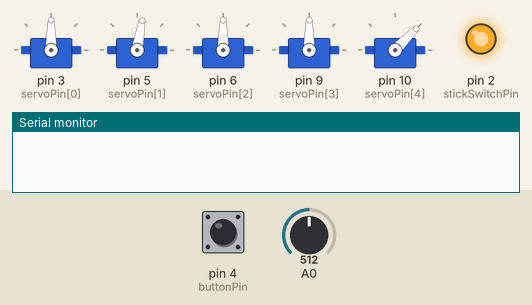
This sketch was run on a simulated Arduino Uno, built with avr-gcc and run on an emulated ATmega328P. Shown: 5 × servo, output pins drawn as LEDs (lit = HIGH), the last lines printed to the serial monitor. The test bench sets the inputs (shaded band); at power-on: A0 = 512, pin 4 (buttonPin) LOW.

Above: at 1.2 s.
1.3 s: A0 set to 785
2.8 s: A0 set to 811
At 3.7 s:
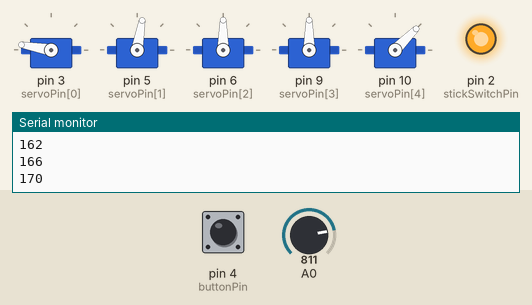
4.7 s: pin 4 (buttonPin) pulled HIGH for 0.15 s
At 7.4 s:
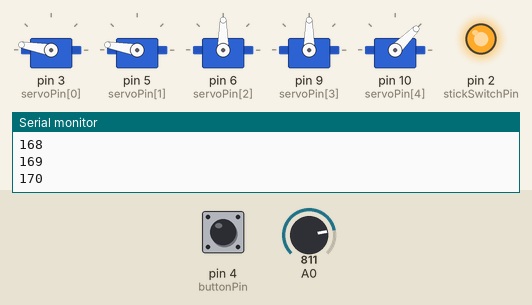
7.8 s: A0 set to 211
9.3 s: A0 set to 183
At 9.78 s:
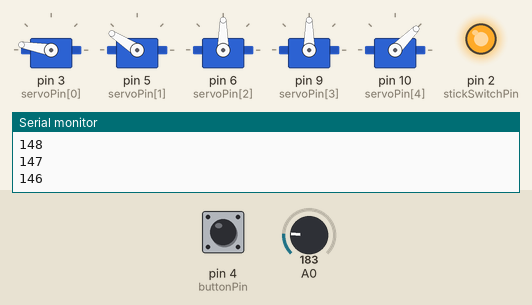
12.3 s: pin 4 (buttonPin) pulled HIGH for 3.2 s
At 16.7 s:
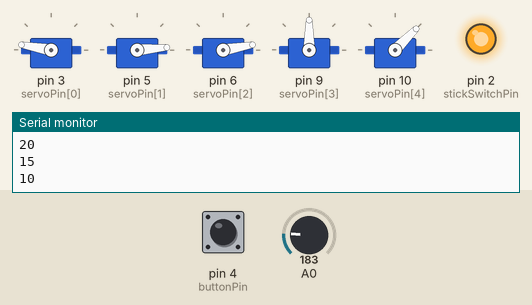
Timing chart, 0 to 18.0 s (numbered marks = the images above; inputs shaded):
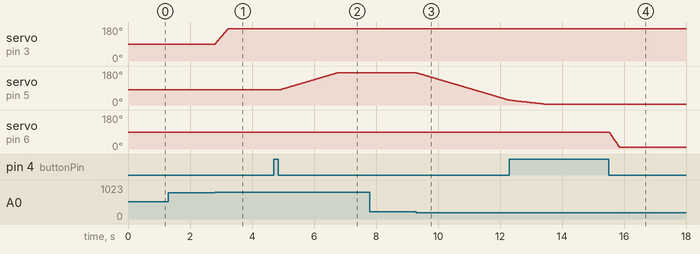

The sketch:

Arm_Code_v1.11.ino
```cpp
#include <Servo.h>
#include <Stick.h>
#include <Button.h>


//pinout
const int servoPin[5] = {3, 5, 6, 9, 10};
const int buttonPin = 4;
const int stickSwitchPin = 2;
const int stickAnalogPin = 0;

//parts of the robot and joystick
Servo servoArray[5]; //each servo in the robotic arm
int servoValue[5] = {90, 80, 90, 90, 45}; //values for each servo to hold
Stick controlStick(stickSwitchPin , stickAnalogPin); //stick used to control the servos of the robotic arm
Button toggle(buttonPin); //button to cycle through different servos

//variable that determines which servo will be controlled by each stick
int servoIndex = 0;

//value by which the servos increment
const int servoAdder[5] = {4, 1, 5, 5, 4};

//variables that mark where the servo has to stop
//some are different because the periods of rotation are slightly different
int lowerLimit[5] = {10, 5, 10, 10, 25};
int upperLimit[5] = {170, 170, 170, 170, 100};


void setup()
{
  Serial.begin(9600);

  //pinout: the sequel
  for(int index = 0; index < 5; index++)
  {
    servoArray[index].attach(servoPin[index]);
  }
}

void loop()
{
  //start each loop by making sure each servo angle is up to date
  for(int index = 0; index < 5; index++)
  {
    servoArray[index].write(servoValue[index]);
  }

  //check to see if the button is pressed.
  //if so, increment which servo is attached to the stick
  if(toggle.isDepressed())
  {
    servoIndex++;

    //keep it between 0 and 5
    if(servoIndex == 5)
      servoIndex = 0;

    Serial.println(servoIndex);
  }

  //push servo forward until limit
  if(controlStick.isUp() && servoValue[servoIndex] < upperLimit[servoIndex])
  {
    servoValue[servoIndex] += servoAdder[servoIndex];
    Serial.println(servoValue[servoIndex]);
    delay(20);
  }
  //push servo backward until limit
  if(controlStick.isDown() && servoValue[servoIndex] > lowerLimit[servoIndex])
  {
    servoValue[servoIndex] -= servoAdder[servoIndex];
    Serial.println(servoValue[servoIndex]);
    delay(20);
  }

}
```

Button.cpp
```cpp
/*
 * Button Class
 *
 * Makes it easy and intuitive to use
 * buttons on a controller
 */

#include "Arduino.h"
#include "Button.h"


//constructor
//configure pinNo to digital input
Button::Button(int p)
{
	pinNo = p;
	pinMode(pinNo , INPUT);
}


//check to see if the button is pressed once
//if it is, return true
//if not, return false
bool Button::isDepressed()
{
	if(digitalRead(pinNo))
	{
		delay(35);

		if(!digitalRead(pinNo))
		{
			return true;
		}
	}

	return false;
}


//string info
//tells if the button is being pressed
String Button::toString()
{
	if(digitalRead(pinNo))
	{
		return("TRUE");
	}
	else if(!digitalRead(pinNo))
	{
		return("FALSE");
	}
}
```

Button.h
```cpp
/*
 * Button Class
 *
 * Makes it easy and intuitive to use
 * buttons on a controller
 */

#ifndef Button_h
#define Button_h

#include "Arduino.h"


class Button
{
	public:
		Button(int p); //construct with a pin number for the button

		bool isDepressed(); //return true if the button is being pressed

		String toString(); //give the value for whether it is depressed
	private:
		int pinNo; //the pin number to use
};

#endif
```

Stick.cpp
```cpp
/*
 * Stick Class
 *
 * Makes it easy to use analog sticks
 * probably just along one axis for now,
 * but it should be pretty easily scalable
 */

#include "Arduino.h"
#include "Stick.h"


//constructor
//configure the sensor to the right pins
Stick::Stick(int swP , int aP)
{
	swPin = swP;
	aPin = aP;

	pinMode(swPin , OUTPUT);
	digitalWrite(swPin , HIGH);
}


//check the stick to see if it is being pushed up
//so we know when to start moving servos
bool Stick::isUp()
{
	if(analogRead(aPin) > 800)
	{
		return true;
	}

	return false;
}


//check the stick to see if it is being pushed down
//so we know when to start moving servos the other direction
bool Stick::isDown()
{
	if(analogRead(aPin) < 200)
	{
		return true;
	}

	return false;
}


//output the data on the stick's position
String Stick::toString()
{
	//String placeHold = String(analogRead(aPin));
	return(String(analogRead(aPin)));
}
```

Stick.h
```cpp
/*
 * Stick Class
 *
 * Makes it easy to use analog sticks
 * probably just along one axis for now,
 * but it should be pretty easily scalable
 */

#ifndef Stick_h
#define Stick_h

#include "Arduino.h"


class Stick
{
	public:
		Stick(int swP , int aP); //construct with a switch pin and an analog pin

		bool isUp(); //check to see if the stick is pushed upward
		bool isDown(); //or down

		String toString(); //output info on the stick's position
	private:
		int swPin; //the number for which the switch pin is plugged in
		int aPin; //the number for which the sensing pin is plugged in
};

#endif
```

Measured:
- the behaviour switches between 800 and 801 on A0 (found by bisection; images 0 and 1)
- the behaviour switches between 200 and 199 on A0 (found by bisection; images 2 and 3)
- after the input at 1.3 s, every drawn part: stays the same
- after the input at 2.8 s, servo on pin 3 (servoPin[0]): moves from 90° to 170° over 0.39 s, starting at once
- after the input at 4.7 s, servo on pin 5 (servoPin[1]): moves from 80° to 170° over 1.8 s, starting after 0.20 s
- after the input at 7.8 s, every drawn part: stays the same
- after the input at 9.3 s, servo on pin 5 (servoPin[1]): moves from 170° to 26° over 3.0 s, starting at once
- after the input at 12.3 s, servo on pin 6 (servoPin[2]): moves from 90° to 10° over 0.31 s, starting after 3.2 s
